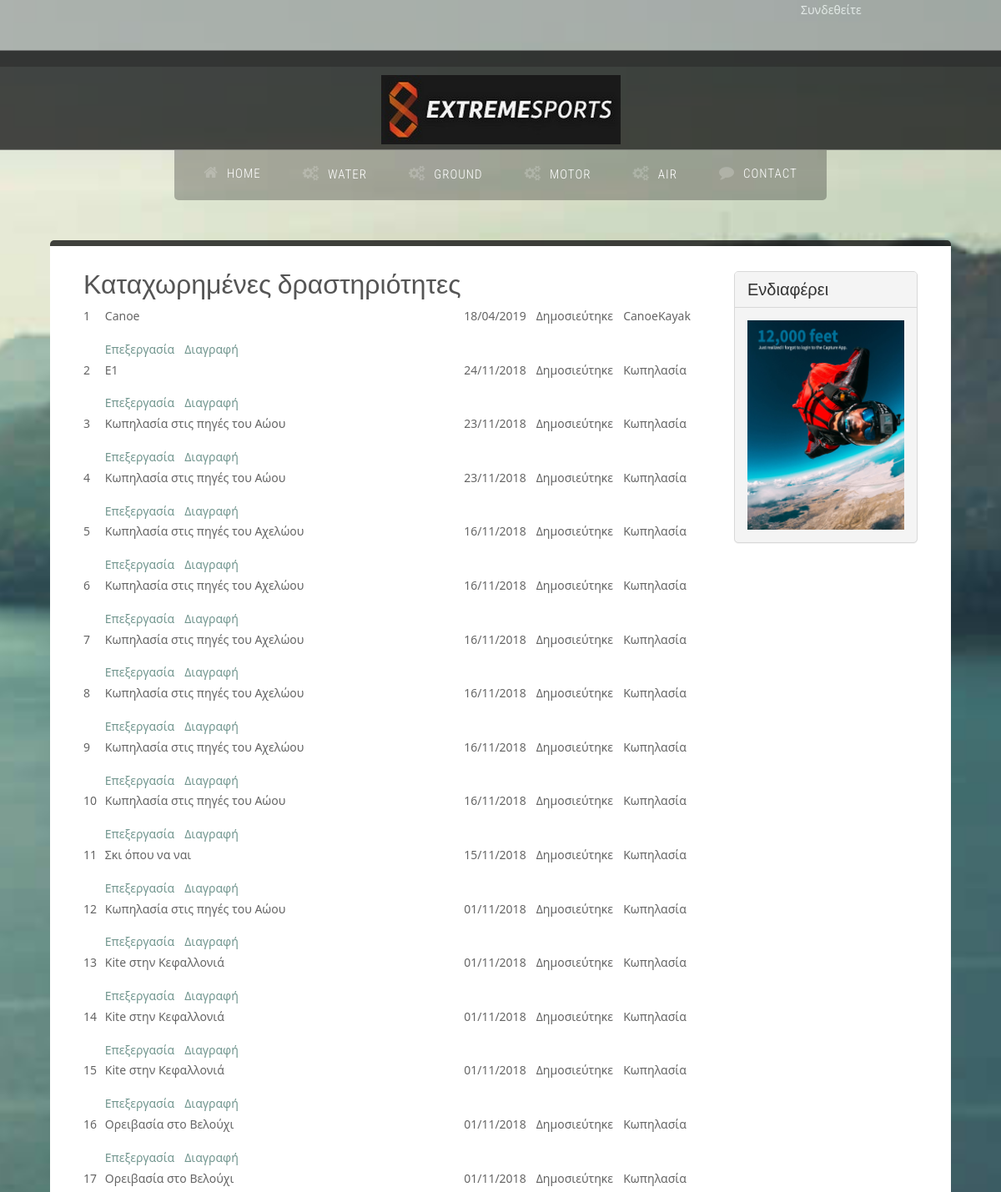
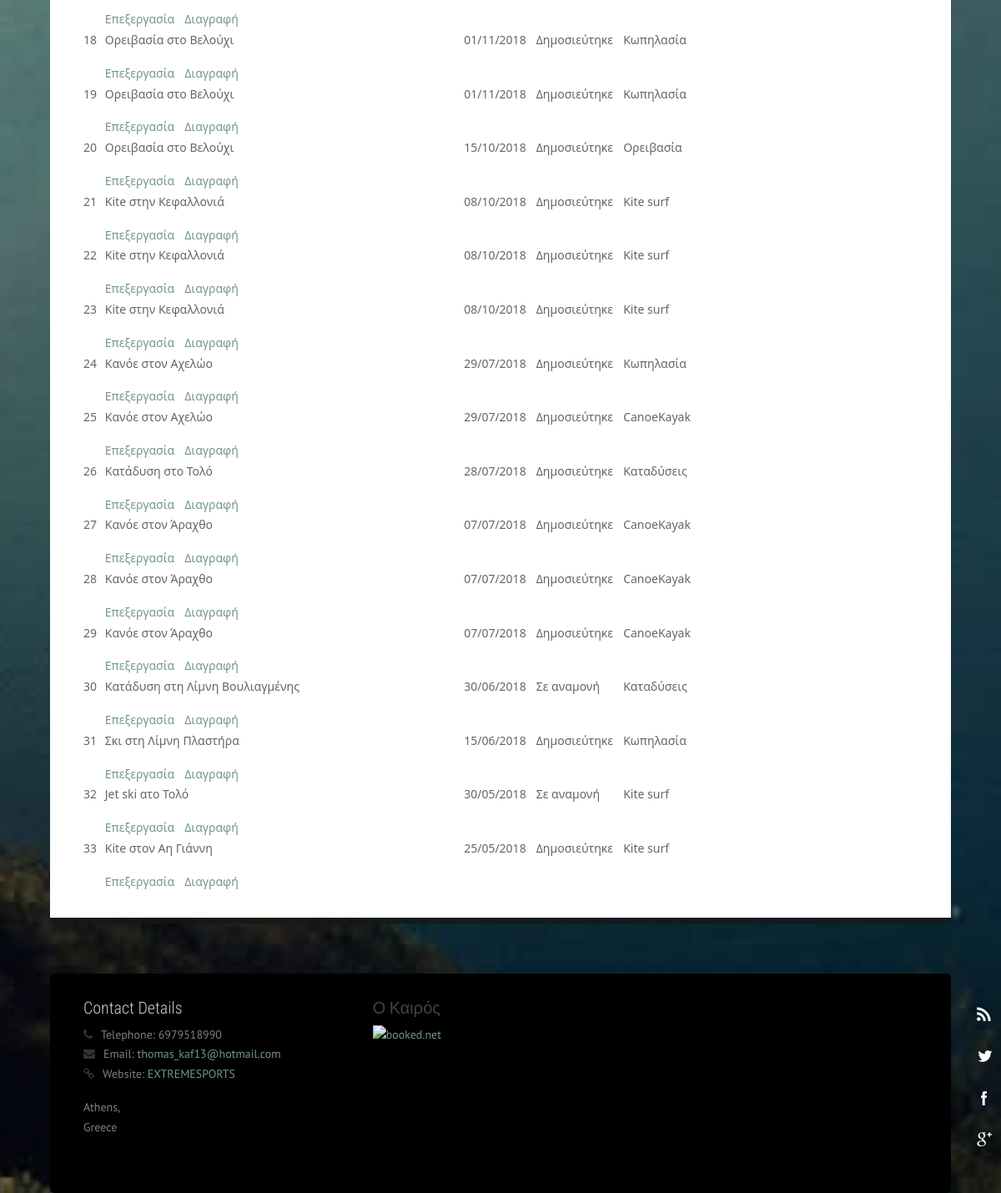
The page /eventlist.php on the database its author committed (2 pictures, top to bottom).
### tables this page shows
CREATE TABLE `categories` (
  `cat_id` int(11) NOT NULL,
  `cat_name` varchar(25) NOT NULL,
  `cat_sorter` varchar(3) DEFAULT NULL
);

CREATE TABLE `events` (
  `ev_id` int(11) NOT NULL,
  `ev_name` varchar(800) NOT NULL,
  `ev_description` varchar(3000) NOT NULL,
  `ev_startdate` date NOT NULL,
  `ev_enddate` date NOT NULL,
  `ev_place` varchar(60) NOT NULL,
  `ev_published` tinyint(2) NOT NULL,
  `ev_lat` decimal(25,22) NOT NULL,
  `ev_lon` decimal(25,22) NOT NULL,
  `ev_cost` decimal(5,3) DEFAULT NULL,
  `ev_sorter` varchar(3) NOT NULL,
  `ev_subcat` int(2) DEFAULT NULL
);

CREATE TABLE `ads` (
  `ad_id` int(11) NOT NULL,
  `ad_caption` varchar(255) DEFAULT NULL,
  `ad_image` varchar(45) DEFAULT NULL,
  `ad_featured` tinyint(4) DEFAULT '0'
);

### eventlist.php (the view, shortened to what this page needs)
<?php
	include 'includes/functions.php';
?>
<!DOCTYPE html>
<html lang="en">
    <head>
        <link rel="stylesheet" href="assets/css/bootstrap.css" rel="stylesheet">
        <link rel="stylesheet" href="assets/css/animate.css" rel="stylesheet">
        <link rel="stylesheet" href="assets/css/font-awesome.css" rel="stylesheet">
        <link rel="stylesheet" href="assets/css/nexus.css" rel="stylesheet">
        <link rel="stylesheet" href="assets/css/responsive.css" rel="stylesheet">
        <link rel="stylesheet" href="assets/css/custom.css" rel="stylesheet">
    </head>
    <body>
        <div id="body-bg">
			<?php
				require_once ('loggedinfo.php');
			?>
            <ul class="social-icons pull-right hidden-xs">
                <li class="social-rss">
                    <a href="#" target="_blank" title="RSS"></a>
                </li>
                <li class="social-twitter">
                    <a href="https://twitter.com/?lang=en" target="_blank" title="Twitter"></a>
                </li>
                <li class="social-facebook">
                    <a href="https://www.facebook.com/" target="_blank" title="Facebook"></a>
                </li>
                <li class="social-googleplus">
                    <a href="#" target="_blank" title="GooglePlus"></a>
                </li>
            </ul>
            <div id="pre-header" class="container" style="height: 60px">
            </div>
            <div id="header">
                <div class="container">
                    <div class="row">
                        <div class="logo">
                            <a href="index.php" title="">
                                <img src="assets/img/Extreme-Sports.jpg" alt="Logo" />
                            </a>
                        </div>
                    </div>
                </div>
            </div>
            <div id="hornav" class="container no-padding">
                <div class="row">
                    <div class="col-md-12 no-padding">
                        <div class="text-center visible-lg">
                            <ul id="hornavmenu" class="nav navbar-nav">
                                <li>
                                    <a href="index.php" class="fa-home">Home</a>
                                </li>
								<?php
									require_once ('headmenu.php');
								?>
                                <li>
                                    <a href="contact.php" class="fa-comment">Contact</a>
                                </li>
                            </ul>
                        </div>
                    </div>
                </div>
            </div>
            <div id="post_header" class="container" style="height: 40px">
            </div>
            <div id="content-top-border" class="container">
            </div>
            <div id="content">
                <div class="container background-white">
                    <div class="row margin-vert-30">
                        <div class="col-md-9">
                            <div class="headline">
                                <h2>Καταχωρημένες δραστηριότητες</h2>
                            </div>
							<?php
								$conn = Connect();
								$strSQL = " select 		events.ev_id, events.ev_name, events.ev_startdate,
														events.ev_published, pub_status.ps_name, sub_categories.scat_name
											from 		events
														inner join sub_categories on events.ev_subcat = sub_categories.scat_id
														inner join pub_status on events.ev_published = pub_status.ps_id
											order by 	events.ev_startdate desc";
								$result = mysqli_query($conn, $strSQL);
								if ($result)
								{
									echo "<table id=\"InfoTable\">";
									while ($row = mysqli_fetch_array($result,MYSQLI_ASSOC))
									{
										echo "<tr>";
										$ev_id = $row['ev_id'];
										echo "    <td id=\"DataArea\" style=\"width: 3%;\">";
										echo "    </td>";
										echo "    <td id=\"DataArea\" style=\"width: 50%; vertical-align: bottom;\">";
										echo "<a href=\"editevent.php?id=$ev_id\" class=\"CommandText\">Επεξεργασία</a>";
										echo "<a href=\"deleteevent.php?id=$ev_id\" class=\"CommandText\">Διαγραφή</a>";
										echo "    </td>";
										echo "    <td id=\"DataArea\" style=\"width: 10%;\">";
										echo "    </td>";
										echo "    <td id=\"DataArea\" style=\"width: 10%;\">";
										echo "    </td>";
										echo "    <td id=\"DataArea\" style=\"width: 10%\">";
										echo "    </td>";
										echo "</tr>";
									}
									echo "</table>";
								}
							?>
                        </div>
                        <div class="col-md-3">
                            <div class="panel panel-default">
                                <div class="panel-heading">
                                    <h3 class="panel-title">Ενδιαφέρει</h3>
                                </div>
                                <div class="panel-body">
								<?php
									require_once ('ads.php');
								?>
                                </div>
                            </div>
                        </div>
                    </div>
                </div>
            </div>
			<?php
				include 'xtremefooter.php';
			?>
    </body>
</html>

### loggedinfo.php (shortened to what this page needs)
<?php
	require_once 'includes/functions.php';
?>
<div id="LoggedInfo">
	<table   style="width: 100%; table-layout: fixed;">
	<tr>
	<?php
		echo "<td style=\"width: 80%\">";
		$LoggedUserID = GetLoggedID();
		echo "</td>";
		echo "<td>";
		if (GetLoggedID() == 0)
		{
			echo "<a href=\"login.php\" class=\"CommandText Black\">Συνδεθείτε</a>";
		}
		else
		{
			echo "<a href=\"edituser.php?id=".$LoggedUserID."\"><span class=\"CommandText Black\">".GetLoggedUserData()."</span></a><br>";
			echo "<a href=\"logoff.php\" class=\"CommandText Black\">Αποσύνδεση</a>";
		}
		echo "</td>";
	?>
	</tr>
	</table>
</div>

### headmenu.php (shortened to what this page needs)
<?php
	$conn = Connect();
	$strSQL = " SELECT cat_id, cat_name
				FROM categories
				ORDER BY cat_sorter";
	$result = mysqli_query($conn, $strSQL);
	if ($result)
	{
		while ($row = mysqli_fetch_array($result,MYSQLI_ASSOC))
		{
			$Cat_Name = $row['cat_name'];
			echo "<li>";
			echo "<span class=\"fa-gears\">$Cat_Name</span>";
			echo "</li>";
		}
	}
?>

### Includes/functions.php (shortened to what this page needs)
<?php
function GetLoggedID()
{
	if (isset ($_SESSION['LoggedUserID']))
		$LoggedID = $_SESSION['LoggedUserID'];
	else $LoggedID = 0;
	return $LoggedID;
}
function echoX ($strOut, $strCondition)
{
	if (strlen($strCondition)>0)
		echo $strOut;
}
?>

### ads.php (shortened to what this page needs)
<?php
	$conn = Connect();
	$strSQL = " SELECT ad_id, ad_caption, ad_image
				FROM ads
				WHERE ad_featured=1";
	$result = mysqli_query($conn, $strSQL);
	if ($result)
	{
		while ($row = mysqli_fetch_array($result,MYSQLI_ASSOC))
		{
			echo "<img src=\"images/".$row['ad_image']."\" />";
		}
	}
?>

### xtremefooter.php
      <div id="content-bottom-border" class="container">
      </div>
      <div id="base">
          <div class="container padding-vert-30 margin-top-60">
              <div class="row">
                  <div class="col-md-4 margin-bottom-20">
                      <h3 class="margin-bottom-10">Contact Details</h3>
                      <p>
                          <span class="fa-phone">Telephone:</span> 6979518990
                          <br>
                          <span class="fa-envelope">Email:</span>
                          <a href="mailto:info@joomla51.com">thomas_kaf13@hotmail.com</a>
                          <br>
                          <span class="fa-link">Website:</span>
                          <a href="http://localhost/Xtreme/index.php">EXTREMESPORTS</a>
                      </p>
                      <p>Athens,
                          <br>Greece</p>
                  </div>
                  <div class="col-md-8 margin-bottom-20">
                      <h3 class="color-gray margin-bottom-10">Ο Καιρός</h3>
	<a target="_blank" href="http://ibooked.gr/weather/piraeus-18334"><img src="https://w.bookcdn.com/weather/picture/3_18334_1_19_292c30_430_ffffff_333333_08488D_1_ffffff_333333_0_6.png?scode=124&domid=w209&anc_id=58940"  alt="booked.net"/></a>
</div>
              </div>
          </div>
      </div>

### assets/css/custom.css (style rules this page uses)
#DataArea { vertical-align: top; }
.DataCaption { font-family: "Segoe UI"; }
.CommandText { font-family: "Segoe UI"; size: 1em; margin-right: 12px; margin-top: 0; margin-bottom: 14px; }
.Black { color: white; }
#LoggedInfo { position: absolute; left: 0; top: 0; width: 100vw; height: 80px; background-color: gray; opacity: 0.5; }

### rows shown on the page
categories: cat_name "WATER"
categories: cat_name "GROUND"
categories: cat_name "MOTOR"
categories: cat_name "AIR"
events: strOut "1 Canoe 18/04/2019 Δημοσιεύτηκε CanoeKayak"
events: strOut "2 E1 24/11/2018 Δημοσιεύτηκε Κωπηλασία"
events: strOut "3 Κωπηλασία στις πηγές του Αώου 23/11/2018 Δημοσιεύτηκε Κωπηλασία"
events: strOut "4 Κωπηλασία στις πηγές του Αώου 23/11/2018 Δημοσιεύτηκε Κωπηλασία"
events: strOut "5 Κωπηλασία στις πηγές του Αχελώου 16/11/2018 Δημοσιεύτηκε Κωπηλασία"
events: strOut "6 Κωπηλασία στις πηγές του Αχελώου 16/11/2018 Δημοσιεύτηκε Κωπηλασία"
events: strOut "7 Κωπηλασία στις πηγές του Αχελώου 16/11/2018 Δημοσιεύτηκε Κωπηλασία"
events: strOut "8 Κωπηλασία στις πηγές του Αχελώου 16/11/2018 Δημοσιεύτηκε Κωπηλασία"
events: strOut "9 Κωπηλασία στις πηγές του Αχελώου 16/11/2018 Δημοσιεύτηκε Κωπηλασία"
events: strOut "10 Κωπηλασία στις πηγές του Αώου 16/11/2018 Δημοσιεύτηκε Κωπηλασία"
events: strOut "11 Σκι όπου να ναι 15/11/2018 Δημοσιεύτηκε Κωπηλασία"
events: strOut "12 Κωπηλασία στις πηγές του Αώου 01/11/2018 Δημοσιεύτηκε Κωπηλασία"
events: strOut "13 Kite στην Κεφαλλονιά 01/11/2018 Δημοσιεύτηκε Κωπηλασία"
events: strOut "14 Kite στην Κεφαλλονιά 01/11/2018 Δημοσιεύτηκε Κωπηλασία"
events: strOut "15 Kite στην Κεφαλλονιά 01/11/2018 Δημοσιεύτηκε Κωπηλασία"
events: strOut "16 Ορειβασία στο Βελούχι 01/11/2018 Δημοσιεύτηκε Κωπηλασία"
events: strOut "17 Ορειβασία στο Βελούχι 01/11/2018 Δημοσιεύτηκε Κωπηλασία"
events: strOut "18 Ορειβασία στο Βελούχι 01/11/2018 Δημοσιεύτηκε Κωπηλασία"
events: strOut "19 Ορειβασία στο Βελούχι 01/11/2018 Δημοσιεύτηκε Κωπηλασία"
events: strOut "20 Ορειβασία στο Βελούχι 15/10/2018 Δημοσιεύτηκε Ορειβασία"
events: strOut "21 Kite στην Κεφαλλονιά 08/10/2018 Δημοσιεύτηκε Kite surf"
events: strOut "22 Kite στην Κεφαλλονιά 08/10/2018 Δημοσιεύτηκε Kite surf"
events: strOut "23 Kite στην Κεφαλλονιά 08/10/2018 Δημοσιεύτηκε Kite surf"
events: strOut "24 Κανόε στον Αχελώο 29/07/2018 Δημοσιεύτηκε Κωπηλασία"
events: strOut "25 Κανόε στον Αχελώο 29/07/2018 Δημοσιεύτηκε CanoeKayak"
events: strOut "26 Κατάδυση στο Τολό 28/07/2018 Δημοσιεύτηκε Καταδύσεις"
events: strOut "27 Κανόε στον Άραχθο 07/07/2018 Δημοσιεύτηκε CanoeKayak"
events: strOut "28 Κανόε στον Άραχθο 07/07/2018 Δημοσιεύτηκε CanoeKayak"
events: strOut "29 Κανόε στον Άραχθο 07/07/2018 Δημοσιεύτηκε CanoeKayak"
events: strOut "30 Κατάδυση στη Λίμνη Βουλιαγμένης 30/06/2018 Σε αναμονή Καταδύσεις"
events: strOut "31 Σκι στη Λίμνη Πλαστήρα 15/06/2018 Δημοσιεύτηκε Κωπηλασία"
events: strOut "32 Jet ski ατο Τολό 30/05/2018 Σε αναμονή Kite surf"
events: strOut "33 Kite στον Αη Γιάννη 25/05/2018 Δημοσιεύτηκε Kite surf"
ads: ad_image (picture)
